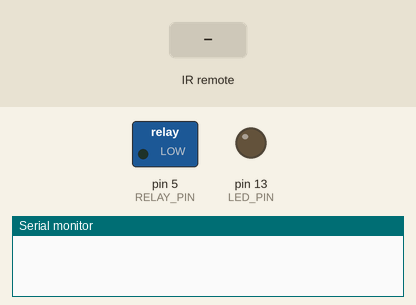
Simulated run of this sketch. Board: Arduino Uno, built with avr-gcc and run on an emulated ATmega328P. On the bench: switched loads named in the sketch (green lamp = pin HIGH), output pins drawn as LEDs (lit = HIGH), the last lines printed to the serial monitor. The test bench sets the inputs (shaded band).

Above: at 1.2 s.
1.3 s: infrared code 0x77E1BA55 received
At 1.9 s:
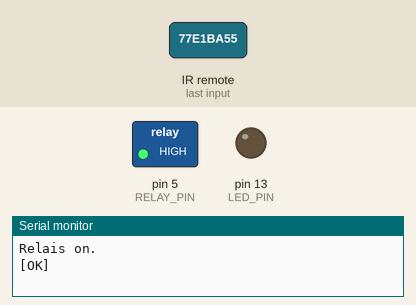
2.8 s: infrared code 0x77E1D055 received
4.3 s: infrared code 0x77E1B055 received
Timing chart, 0 to 7.3 s (numbered marks = the images above; inputs shaded):
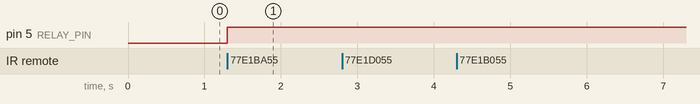

The sketch:

IRrecord.ino
```cpp
#include <IRremote.h>

// Werte, die die Apple Remote "runder Donut, Alu" sendet
unsigned long oben   = 2011287637;
unsigned long unten  = 2011279445;
unsigned long links  = 2011238485;
unsigned long rechts = 2011291733;
unsigned long ok     = 2011282005;
unsigned long menu   = 2011250773;
unsigned long play   = 2011265621;
unsigned long repeat = 2011242581; // Wird bei ok und play zusätzlich gesendet

/*
// Werte, die die Apple Remote "flacher Donut, Alu" sendet
unsigned long oben   = 2011287644;
unsigned long unten  = 2011279452;
unsigned long links  = 2011238492;
unsigned long rechts = 2011291740;
unsigned long ok     = 2011282012;
unsigned long menu   = 2011250780;
unsigned long play   = 2011265628;
unsigned long repeat = 2011242588; // Wird bei ok und play zusätzlich gesendet
*/

const int RECV_PIN  = 2;  // pin for TSOP1736 IR sensor output
const int LED_PIN   = 13; // pin for the onboard LED
const int RELAY_PIN = 5;  // pin to switch a relay

boolean relayState = false;

IRrecv irrecv(RECV_PIN);

decode_results results;


void setup()
{
  Serial.begin(9600);
  irrecv.enableIRIn(); // Start the receiver

  pinMode(LED_PIN, OUTPUT);
  pinMode(RELAY_PIN, OUTPUT);
}


// Storage for the recorded code
         int  codeType = -1;     // The type of code
unsigned long codeValue;         // The code value if not raw
unsigned int  rawCodes[RAWBUF];  // The durations if raw
         int  codeLen;           // The length of the code
         int toggle = 0;         // The RC5/6 toggle state


// Stores the code for later playback
// Most of this code is just logging
void storeCode(decode_results *results)
{
  codeType = results->decode_type;
  int count = results->rawlen;

  if (codeType == UNKNOWN)
  {
    Serial.println("Received unknown code, saving as raw");

    codeLen = results->rawlen - 1;

    // To store raw codes:
    // Drop first value (gap)
    // Convert from ticks to microseconds
    // Tweak marks shorter, and spaces longer to cancel out IR receiver distortion
    for (int i = 1; i <= codeLen; i++)
    {
      if (i % 2)
      {
        // Mark
        rawCodes[i - 1] = results->rawbuf[i]*USECPERTICK - MARK_EXCESS;
        Serial.print(" m");
      }
      else
      {
        // Space
        rawCodes[i - 1] = results->rawbuf[i]*USECPERTICK + MARK_EXCESS;
        Serial.print(" s");
      }
      Serial.print(rawCodes[i - 1], DEC);
    }
    Serial.println("");
  }
  else
  {
    if (codeType == NEC)
    {
//      Serial.print("Received NEC / Apple: ");

      if (results->value == REPEAT)
      {
        // Don't record a NEC repeat value as that's useless.
//        Serial.println("repeat; ignoring.");
        return;
      }
    }
/*
    else
    {
      if (codeType == SONY)
      {
        Serial.print("Received SONY: ");
      }
      else
      {
        if (codeType == RC5)
        {
          Serial.print("Received RC5: ");
        }
        else
        {
          if (codeType == RC6)
          {
            Serial.print("Received RC6: ");
          }
          else
          {
            Serial.print("Unexpected codeType ");
            Serial.print(codeType, DEC);
            Serial.println("");
          }
        }
      }
    }
*/

//    Serial.println(results->value, HEX);
//    Serial.println(results->value, DEC);

    codeValue = results->value;
    codeLen = results->bits;
  }
}


void loop()
{
  // wait for IR signal
  if (irrecv.decode(&results))
  {
    // LED on
    digitalWrite(LED_PIN, HIGH);

    // store result for convenience
    storeCode(&results);

    // resume receiver
    irrecv.resume();

    //---------------------
    // "translate" to text
    //---------------------
    if (codeValue == menu)
    {
        Serial.println("[MENU]");
    }
    else
    {
      if (codeValue == play)
      {
          Serial.println("[PLAY]");
      }
      else
      {
        if (codeValue == oben)
        {
            Serial.println("[OBEN]");
        }
        else
        {
          if (codeValue == unten)
          {
              Serial.println("[UNTEN]");
          }
          else
          {
            if (codeValue == links)
            {
                Serial.println("[LINKS]");
            }
            else
            {
              if (codeValue == rechts)
              {
                  Serial.println("[RECHTS]");
              }
              else
              {
                if (codeValue == ok)
                {
                    // toggle relay state
                    relayState = !relayState;

                    // switch relay
                    digitalWrite(RELAY_PIN, relayState);

                    Serial.print("Relais ");

                    if (relayState)
                    {
                      Serial.println("on.");
                    }
                    else
                    {
                      Serial.println("off.");
                    }

                    Serial.println("[OK]");
                }
              }
            }
          }
        }
      }
    }

    // LED off
    digitalWrite(LED_PIN, LOW);
  }
}
```

Measured:
- after the input at 1.3 s, pin 5 (RELAY_PIN): LOW → HIGH at once
